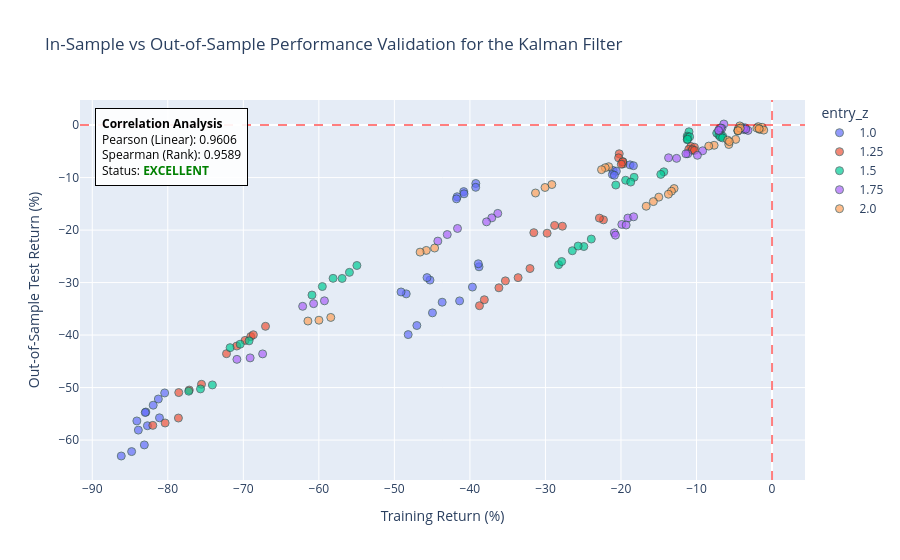

The notebook cell saved with this chart:
### Code cell
# ==============================================================================
# 1. HYPERPARAMETER GRID FOR KALMAN FILTER STRATEGY
# ==============================================================================
kf_grid = active_grids['kalman']
kalman_param_grid = {
    'entry_z': kf_grid['entry_z'],
    'exit_z': kf_grid['exit_z'],
    'stop_loss_z': kf_grid['stop_loss_z'],
    'delta': kf_grid['delta'],        
    'obs_variance': kf_grid['obs_variance']        
}

# ==============================================================================
# 2. INITIALIZE AND EXECUTE MODULAR BACKTEST
# ==============================================================================
kalman_backtest = PairsBacktest(
    ticker_x=ticker_x,
    ticker_y=ticker_y,
    start_date=str(start_date),
    end_date_train=str(end_date_train),
    start_date_test=str(start_date_test),
    end_date=str(end_date),
    strategy_cls=KalmanZScoreStrategy,
    strategy_param_grid=kalman_param_grid,
    show_heatmaps=True,
    transaction_cost=t_cost,
    compounding=is_compounding,
    target_metric=metric_to_use,
    strategy_name=strategy_name_KF,
    data_source=data_source,
    timeframe=timeframe,
    data_dir=data_dir,
    trading_mode=trading_mode,
    trade_only_stationary=trade_only_stationary,
    entry_start_time=entry_start_time,
    entry_end_time=entry_end_time,
    close_time=close_time
)

kalman_train_df, kalman_test_df = kalman_backtest.execute_pipeline()

if kalman_train_df is not None:
    print(f"\n EVALUATING IN-SAMPLE REGIMES - {ticker_x} x {ticker_y}")
    evaluate_stationarity_regimes(kalman_train_df, strategy_name_KF, is_compounding)

if kalman_test_df is not None:
    print(f"\n EVALUATING OUT-OF-SAMPLE REGIMES - {ticker_x} x {ticker_y}")
    evaluate_stationarity_regimes(kalman_test_df, strategy_name_KF, is_compounding)

### Figure 1 — Plotly figure (JSON) as saved in the notebook; plotly's stock layout.template omitted (floating-point values rounded to 4 significant figures; data arrays with more than 128 entries replaced by an {"elided": "..."} marker saying what was removed)
{"data": [{"customdata": {"elided": "36x6 mixed values"}, "hovertemplate": "entry_z=%{customdata[1]}<br>Training Return (%)=%{x}<br>Out-of-Sample Test Return (%)=%{y}<br>exit_z=%{customdata[2]}<br>stop_loss_z=%{customdata[3]}<br>delta=%{customdata[4]}<br>obs_variance=%{customdata[5]}<extra></extra>", "legendgroup": "1.0", "marker": {"color": "#636efa", "line": {"color": "DarkSlateGrey", "width": 1}, "opacity": 0.7, "size": 8, "symbol": "circle"}, "mode": "markers", "name": "1.0", "orientation": "v", "showlegend": true, "type": "scatter", "x": [-81.1, -41.37, -80.41, -38.79, -39.22, -18.8, -83.11, -39.67, -81.25, -38.89, -39.24, -18.35, -82.7, -44.96, -81.93, -45.29, -40.83, -21.05, -84.79, -43.67, -82.91, -45.68, -40.78, -20.61, -83.9, -48.17, -82.99, -48.43, -41.69, -21.14, -86.16, -47.03, -84.1, -49.12, -41.78, -20.87], "xaxis": "x", "y": [-55.76, -33.49, -51.02, -27.0, -11.12, -7.576, -60.92, -30.86, -52.18, -26.41, -11.85, -7.734, -57.27, -35.77, -53.36, -29.52, -12.67, -8.634, -62.2, -33.74, -54.66, -29.05, -13.09, -8.79, -58.1, -39.91, -54.75, -32.15, -13.65, -9.407, -63.04, -38.18, -56.36, -31.79, -14.05, -9.562], "yaxis": "y"}, {"customdata": {"elided": "36x6 mixed values"}, "hovertemplate": "entry_z=%{customdata[1]}<br>Training Return (%)=%{x}<br>Out-of-Sample Test Return (%)=%{y}<br>exit_z=%{customdata[2]}<br>stop_loss_z=%{customdata[3]}<br>delta=%{customdata[4]}<br>obs_variance=%{customdata[5]}<extra></extra>", "legendgroup": "1.25", "marker": {"color": "#EF553B", "line": {"color": "DarkSlateGrey", "width": 1}, "opacity": 0.7, "size": 8, "symbol": "circle"}, "mode": "markers", "name": "1.25", "orientation": "v", "showlegend": true, "type": "scatter", "x": [-75.54, -33.62, -67.06, -22.32, -20.23, -10.75, -78.6, -32.05, -69.02, -22.86, -20.31, -10.27, -77.16, -36.16, -68.67, -27.76, -19.74, -11.02, -80.35, -35.3, -70.87, -28.79, -19.74, -10.55, -78.55, -38.74, -69.77, -29.78, -19.77, -10.54, -81.98, -38.09, -72.23, -31.54, -19.96, -10.27], "xaxis": "x", "y": [-49.38, -29.06, -38.33, -18.05, -5.458, -4.061, -55.8, -27.33, -40.28, -17.72, -6.236, -4.226, -50.47, -31.0, -39.94, -19.26, -6.956, -4.624, -56.75, -29.67, -42.09, -19.11, -7.403, -4.788, -50.95, -34.41, -41.01, -20.59, -7.021, -4.658, -57.2, -33.27, -43.55, -20.49, -7.455, -4.821], "yaxis": "y"}, {"customdata": {"elided": "36x6 mixed values"}, "hovertemplate": "entry_z=%{customdata[1]}<br>Training Return (%)=%{x}<br>Out-of-Sample Test Return (%)=%{y}<br>exit_z=%{customdata[2]}<br>stop_loss_z=%{customdata[3]}<br>delta=%{customdata[4]}<br>obs_variance=%{customdata[5]}<extra></extra>", "legendgroup": "1.5", "marker": {"color": "#00cc96", "line": {"color": "DarkSlateGrey", "width": 1}, "opacity": 0.7, "size": 8, "symbol": "circle"}, "mode": "markers", "name": "1.5", "orientation": "v", "showlegend": true, "type": "scatter", "x": [-69.24, -24.92, -54.96, -14.33, -10.99, -7.322, -74.1, -23.93, -58.12, -14.73, -11.23, -6.832, -70.41, -26.44, -55.95, -18.26, -11.16, -7.03, -75.67, -25.67, -59.54, -19.38, -11.23, -6.538, -71.75, -28.26, -56.92, -18.71, -10.91, -6.832, -77.23, -27.85, -60.91, -20.69, -11.19, -6.547], "xaxis": "x", "y": [-41.1, -23.13, -26.74, -8.899, -1.28, -1.535, -49.5, -21.71, -29.19, -9.391, -2.092, -1.703, -41.73, -23.93, -28.05, -9.942, -2.312, -1.942, -50.26, -23.04, -30.75, -10.5, -2.781, -2.11, -42.39, -26.59, -29.21, -10.85, -2.231, -2.273, -50.69, -25.99, -32.38, -11.42, -2.688, -2.44], "yaxis": "y"}, {"customdata": {"elided": "36x6 mixed values"}, "hovertemplate": "entry_z=%{customdata[1]}<br>Training Return (%)=%{x}<br>Out-of-Sample Test Return (%)=%{y}<br>exit_z=%{customdata[2]}<br>stop_loss_z=%{customdata[3]}<br>delta=%{customdata[4]}<br>obs_variance=%{customdata[5]}<extra></extra>", "legendgroup": "1.75", "marker": {"color": "#ab63fa", "line": {"color": "DarkSlateGrey", "width": 1}, "opacity": 0.7, "size": 8, "symbol": "circle"}, "mode": "markers", "name": "1.75", "orientation": "v", "showlegend": true, "type": "scatter", "x": [-59.26, -19.09, -36.31, -9.185, -6.384, -4.054, -67.44, -18.32, -41.64, -9.88, -6.634, -3.547, -60.7, -19.89, -37.1, -11.16, -6.934, -3.689, -69.1, -19.32, -43.0, -12.64, -7.008, -3.178, -62.14, -20.88, -37.8, -11.4, -6.793, -3.772, -70.85, -20.73, -44.25, -13.7, -7.086, -3.477], "xaxis": "x", "y": [-33.47, -17.71, -16.82, -4.891, 0.2085, -0.3872, -43.58, -17.47, -19.69, -5.754, -0.6159, -0.5169, -34.01, -18.92, -17.67, -5.455, -0.6084, -0.8844, -44.34, -19.03, -20.85, -6.337, -1.086, -1.014, -34.52, -20.53, -18.43, -5.466, -0.5458, -0.6298, -44.62, -20.97, -22.1, -6.226, -1.01, -0.7592], "yaxis": "y"}, {"customdata": {"elided": "36x6 mixed values"}, "hovertemplate": "entry_z=%{customdata[1]}<br>Training Return (%)=%{x}<br>Out-of-Sample Test Return (%)=%{y}<br>exit_z=%{customdata[2]}<br>stop_loss_z=%{customdata[3]}<br>delta=%{customdata[4]}<br>obs_variance=%{customdata[5]}<extra></extra>", "legendgroup": "2.0", "marker": {"color": "#FFA15A", "line": {"color": "DarkSlateGrey", "width": 1}, "opacity": 0.7, "size": 8, "symbol": "circle"}, "mode": "markers", "name": "2.0", "orientation": "v", "showlegend": true, "type": "scatter", "x": [-44.67, -12.97, -21.62, -4.811, -4.27, -1.821, -58.42, -14.99, -29.15, -5.723, -4.525, -1.302, -45.77, -13.32, -22.08, -5.873, -4.447, -1.619, -59.99, -15.71, -30.06, -7.666, -4.524, -1.097, -46.59, -13.72, -22.58, -5.647, -4.199, -2.011, -61.45, -16.66, -31.32, -8.38, -4.501, -1.71], "xaxis": "x", "y": [-23.42, -12.09, -7.925, -2.724, -0.1533, -0.2965, -36.64, -13.72, -11.33, -3.696, -0.9748, -0.4263, -23.87, -12.6, -8.116, -2.86, -0.6578, -0.824, -37.17, -14.57, -11.88, -3.843, -1.135, -0.9532, -24.2, -13.17, -8.492, -3.145, -0.5952, -0.5643, -37.33, -15.46, -12.94, -4.0, -1.059, -0.6938], "yaxis": "y"}], "layout": {"annotations": [{"align": "left", "bgcolor": "rgba(255, 255, 255, 0.9)", "bordercolor": "black", "borderpad": 6, "borderwidth": 1, "font": {"color": "black", "size": 12}, "showarrow": false, "text": "<b>Correlation Analysis</b><br>Pearson (Linear): 0.9606<br>Spearman (Rank): 0.9589<br>Status: <span style='color:green'><b>EXCELLENT</b></span>", "x": 0.02, "xref": "paper", "y": 0.98, "yref": "paper"}], "legend": {"title": {"text": "entry_z"}, "tracegroupgap": 0}, "shapes": [{"line": {"color": "red", "dash": "dash"}, "opacity": 0.5, "type": "line", "x0": 0, "x1": 1, "xref": "x domain", "y0": 0, "y1": 0, "yref": "y"}, {"line": {"color": "red", "dash": "dash"}, "opacity": 0.5, "type": "line", "x0": 0, "x1": 0, "xref": "x", "y0": 0, "y1": 1, "yref": "y domain"}], "title": {"text": "In-Sample vs Out-of-Sample Performance Validation for the Kalman Filter"}, "xaxis": {"anchor": "y", "domain": [0, 1], "title": {"text": "Training Return (%)"}}, "yaxis": {"anchor": "x", "domain": [0, 1], "title": {"text": "Out-of-Sample Test Return (%)"}}}}
